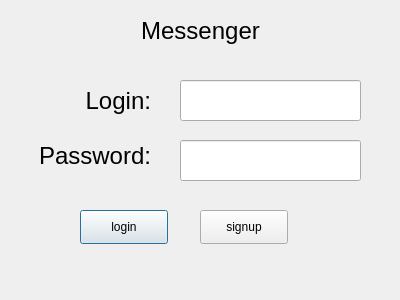
<?xml version="1.0" encoding="UTF-8"?>
<ui version="4.0">
 <class>Login_Panel</class>
 <widget class="QDialog" name="Login_Panel">
  <property name="enabled">
   <bool>true</bool>
  </property>
  <property name="geometry">
   <rect>
    <x>0</x>
    <y>0</y>
    <width>400</width>
    <height>300</height>
   </rect>
  </property>
  <property name="windowTitle">
   <string>Dialog</string>
  </property>
  <widget class="QLabel" name="label">
   <property name="geometry">
    <rect>
     <x>110</x>
     <y>10</y>
     <width>181</width>
     <height>41</height>
    </rect>
   </property>
   <property name="font">
    <font>
     <pointsize>18</pointsize>
     <strikeout>false</strikeout>
    </font>
   </property>
   <property name="text">
    <string>Messenger</string>
   </property>
   <property name="textFormat">
    <enum>Qt::MarkdownText</enum>
   </property>
   <property name="alignment">
    <set>Qt::AlignCenter</set>
   </property>
   <property name="wordWrap">
    <bool>false</bool>
   </property>
  </widget>
  <widget class="QLabel" name="login_label">
   <property name="geometry">
    <rect>
     <x>50</x>
     <y>80</y>
     <width>101</width>
     <height>41</height>
    </rect>
   </property>
   <property name="font">
    <font>
     <pointsize>18</pointsize>
     <strikeout>false</strikeout>
    </font>
   </property>
   <property name="text">
    <string>Login:</string>
   </property>
   <property name="textFormat">
    <enum>Qt::MarkdownText</enum>
   </property>
   <property name="alignment">
    <set>Qt::AlignRight|Qt::AlignTrailing|Qt::AlignVCenter</set>
   </property>
   <property name="wordWrap">
    <bool>false</bool>
   </property>
  </widget>
  <widget class="QLabel" name="login_labe">
   <property name="geometry">
    <rect>
     <x>10</x>
     <y>140</y>
     <width>141</width>
     <height>31</height>
    </rect>
   </property>
   <property name="font">
    <font>
     <pointsize>18</pointsize>
     <strikeout>false</strikeout>
    </font>
   </property>
   <property name="text">
    <string>Password:</string>
   </property>
   <property name="textFormat">
    <enum>Qt::MarkdownText</enum>
   </property>
   <property name="alignment">
    <set>Qt::AlignRight|Qt::AlignTrailing|Qt::AlignVCenter</set>
   </property>
   <property name="wordWrap">
    <bool>false</bool>
   </property>
  </widget>
  <widget class="QLineEdit" name="login_line">
   <property name="geometry">
    <rect>
     <x>180</x>
     <y>80</y>
     <width>181</width>
     <height>41</height>
    </rect>
   </property>
  </widget>
  <widget class="QLineEdit" name="login_line_2">
   <property name="geometry">
    <rect>
     <x>180</x>
     <y>140</y>
     <width>181</width>
     <height>41</height>
    </rect>
   </property>
  </widget>
  <widget class="QPushButton" name="login_button">
   <property name="geometry">
    <rect>
     <x>80</x>
     <y>210</y>
     <width>88</width>
     <height>34</height>
    </rect>
   </property>
   <property name="text">
    <string>login</string>
   </property>
  </widget>
  <widget class="QPushButton" name="signup_button">
   <property name="geometry">
    <rect>
     <x>200</x>
     <y>210</y>
     <width>88</width>
     <height>34</height>
    </rect>
   </property>
   <property name="text">
    <string>signup</string>
   </property>
  </widget>
 </widget>
 <resources/>
 <connections/>
</ui>
